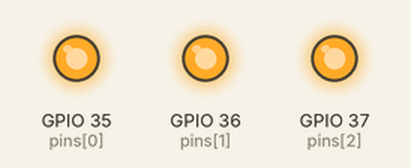
This sketch was run on a simulated ESP32. Parts: output pins drawn as LEDs (lit = HIGH). The local clock reads 2024-03-15 10:24:30 at power-on unless the sketch sets it; what the sketch prints to the serial monitor is not drawn.

Above: at 5.0 s.
At 20.0 s:
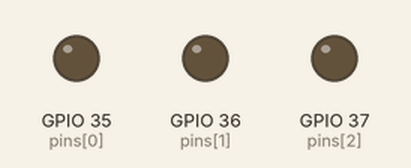
Timing chart, 0 to 78.0 s (numbered marks = the images above):
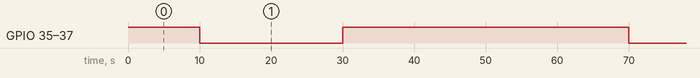

Measured:
- by itself, GPIO 35 (pins[0]), GPIO 36 (pins[1]), GPIO 37 (pins[2]): alternates HIGH for 40.0 s and LOW for 20.0 s

The sketch:

demo.ino
```cpp
#include <Arduino.h>
#include <RTClib.h>
#include <Ticker.h>

RTC_DS3231 rtc;
Ticker t;

//定义3个GPIO端口
int pins[] = {35, 36, 37};
int numPins = 3;

void timer_callback(){
  char timeBuffer[20];
  formatDateTime(rtc.now(), timeBuffer);
  const int second = rtc.now().second();
  if (second < 40) {
     if (digitalRead(pins[0]) == LOW) {
        log("开始检查checkState...HIGH，", timeBuffer);
        setPinsState(pins, numPins, HIGH);
     }
  } else {
    if(digitalRead(pins[0]) == HIGH) {
        log("开始检查checkState...LOW，", timeBuffer);
        setPinsState(pins, numPins, LOW);
    }
  }
}

void setup() {
  Serial.begin(115200);
     // 检测 RTC 是否存在
  if (!rtc.begin()) {
    Serial.println("未检测到 DS3231M 模块！");
    return;
  }
  setPinsMode(pins, numPins, OUTPUT);
    // 初始化IO口为高电平
  setPinsState(pins, numPins, HIGH);
  t.attach_ms(1000, timer_callback);
  // 设置按钮引脚为输入，使用内部上拉电阻

}

void loop() {
  char timeBuffer[20];
  formatDateTime(rtc.now(), timeBuffer);
  Serial.println(timeBuffer);
  delay(3000);
}
```

Util.ino
```cpp
#include <Arduino.h>
#include <RTClib.h>

/**
* 用于批量对指定的针脚设置为同一个状态
*/
void setPinsState(int* pinArr, int count, uint8_t state) {
  for(int i=0; i< count; i++) {
    digitalWrite(pinArr[i], state);
  }
}

void setPinsMode(int* pinArr, int count, uint8_t mode) {
    for(int i=0; i< count; i++) {
      pinMode(pinArr[i], mode);
    }
}

// 返回 const char* 版本（注意：使用 static 缓冲区）
const char* getMillisCStr() {
    static char buf[20];                  // 静态缓冲区，避免函数返回后失效
    unsigned long t = millis();
    sprintf(buf, "%lu", t);               // 格式化到字符串
    return buf;
}

void log(const char* text) {
  Serial.println(text); // Implement log function
}
void log(const char* title, const char* text) {
  Serial.print(title);
  Serial.println(text);
}

/**
*  格式化RTC时间为字符串（YYYY-MM-DD HH:MM:SS），使用如下：
    char timeBuffer[20];
    formatDateTime(rtc->now(), timeBuffer);
    Serial.print("周期启动于: ");
    Serial.println(timeBuffer);
*/
void formatDateTime(DateTime dt, char* buffer) {
  // 年（4位）
  intToStr(dt.year(), buffer, 4);
  buffer[4] = '-';
  // 月（2位）
  intToStr(dt.month(), buffer + 5, 2);
  buffer[7] = '-';
  // 日（2位）
  intToStr(dt.day(), buffer + 8, 2);
  buffer[10] = ' ';
  // 时（2位）
  intToStr(dt.hour(), buffer + 11, 2);
  buffer[13] = ':';
  // 分（2位）
  intToStr(dt.minute(), buffer + 14, 2);
  buffer[16] = ':';
  // 秒（2位）
  intToStr(dt.second(), buffer + 17, 2);
  buffer[19] = '\0'; // 确保字符串终止
}

// 将整数转换为字符串，填充前导零
void intToStr(int num, char* str, int width) {
  for (int i = width - 1; i >= 0; i--) {
    str[i] = (num % 10) + '0';
    num /= 10;
  }
  str[width] = '\0'; // 确保字符串终止
}
```
